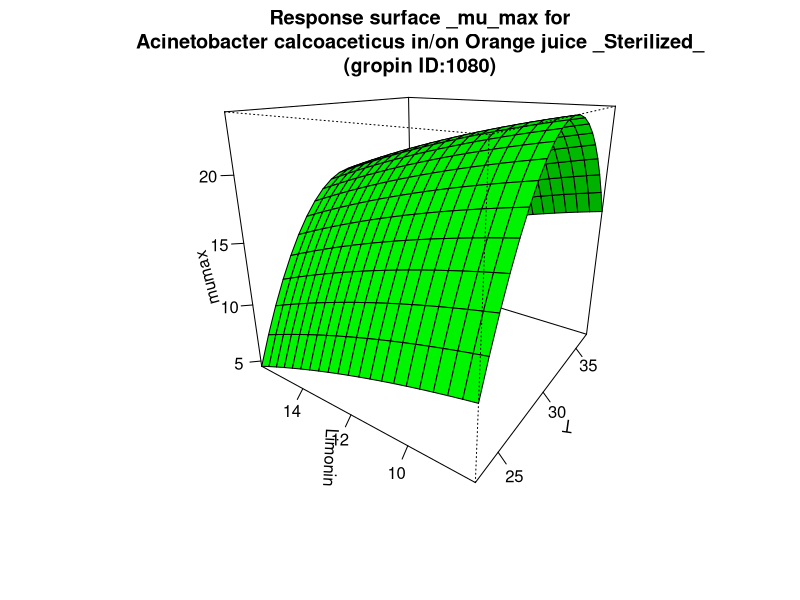

Write the R code that produced this figure.
#############################
# start of Parameter script
#############################
T <- seq(23.023,36.963036963037,length.out=21)
Limonin <- seq(8.008,15.984015984016,length.out=21)
#############################
# end of Parameter script
#############################
############################# 
# start of Model script Gropin ID 1080 
#############################
 
# constant coefficients for this model
 
variables <- data.frame(T,Limonin)
argumentsPar <- unique.data.frame(expand.grid(variables))
 
# heart of the model
response_surface <- function(T,Limonin) {
   mumax <-(-191+ 14.04*T-0.227*(T^2)-0.029*(Limonin^2))

	return(mumax=mumax)
} 

# output parameters
responseSurface <- cbind(argumentsPar,response_surface(argumentsPar['T'],argumentsPar['Limonin']))
colnames(responseSurface) <- c(colnames(argumentsPar),'mumax')
#############################
# End of Model script
#############################
############################# 
# start of Visualisation script Gropin ID 1080 
#############################
titleText <-'Response surface _mu_max for
Acinetobacter calcoaceticus in/on Orange juice _Sterilized_
(gropin ID:1080)'
persp(T,Limonin,matrix(unlist(responseSurface$'mumax'),nrow=21),col = 'green',xlab='T',ylab='Limonin',zlab='mumax',main=titleText,theta=305,phi=20,shade=0.25,ticktype = 'detailed')
#############################
# End of Visualisation script
#############################
